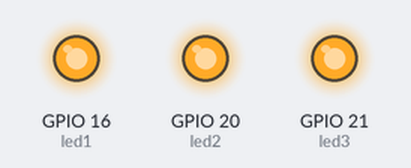
This program was run on a simulated Raspberry Pi (BCM pin numbers). Parts: output pins drawn as LEDs (lit = HIGH).

Above: at 0.5 s.
At 3.5 s:
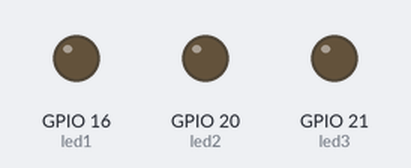
Timing chart, 0 to 4.6 s (numbered marks = the images above):
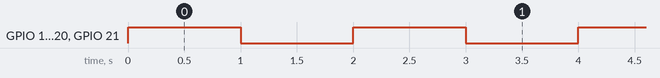

The program:

main1.py
```python
from gpiozero import LED
from time import sleep

led1 = LED(16)
led2 = LED(20)
led3 = LED(21)

try:
    while 1:
        led1.on()
        led2.on()
        led3.on()
        sleep(1.0)
        led1.off()
        led2.off()
        led3.off()
        sleep(1.0)

except KeyboardInterrupt:
    pass

led1.off()
led2.off()
led3.off()
```

Measured:
- by itself, GPIO 16 (led1), GPIO 20 (led2), GPIO 21 (led3): alternates HIGH for 1.0 s and LOW for 1.0 s
